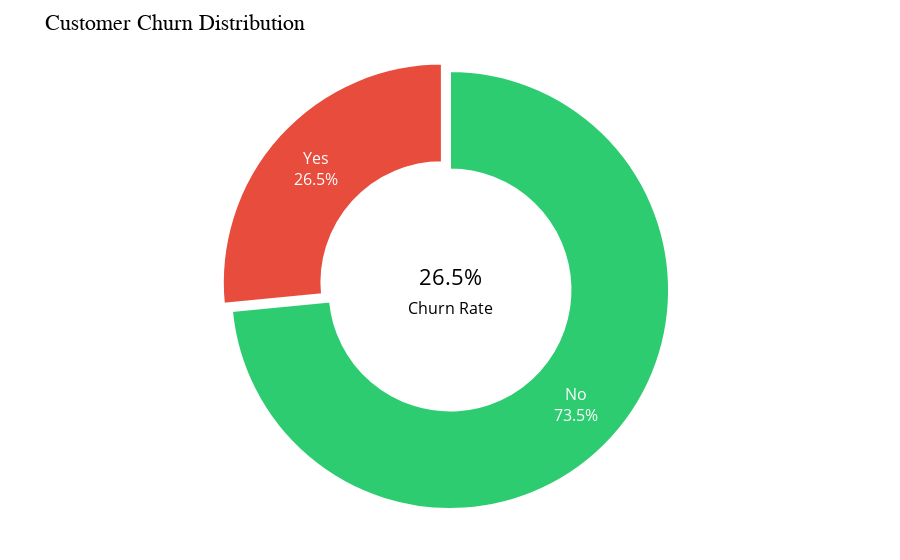

Notebook source saved alongside this figure:
### Markdown cell above
## Overall Churn Rate

### Code cell
# Prepare churn data
churn_counts = df["Churn"].value_counts()
labels = churn_counts.index.astype(str)
values = churn_counts.values
colors = ["#2ecc71", "#e74c3c"]
churn_rate = round((churn_counts.get("Yes", 0) / churn_counts.sum()) * 100, 1)

# Create donut chart
fig = go.Figure(go.Pie(
    labels=labels,
    values=values,
    hole=0.55,
    marker=dict(colors=colors, line=dict(color="white", width=2)),
    textinfo="percent+label",
    textfont=dict(size=16, color="white"),
    pull=[0, 0.05],
    hovertemplate="<b>%{label}</b><br>Customers: %{value}<br>Share: %{percent}<extra></extra>"
))

# Customize layout
fig.update_layout(
    title="Customer Churn Distribution",
    title_font=dict(size=22, family="Arial", color="black"),
    annotations=[
        dict(
            text=f"{churn_rate}%<br><span style='font-size:16px;'>Churn Rate</span>",
            x=0.5, y=0.5, showarrow=False,
            font=dict(size=22, color="black"),
            align="center"
        )
    ],
    showlegend=False,
    margin=dict(l=40, r=40, t=60, b=40),
    paper_bgcolor="white",
    plot_bgcolor="white"
)

fig.show()

### Figure 1 — Plotly figure (JSON) as saved in the notebook; plotly's stock layout.template omitted (floating-point values rounded to 4 significant figures)
{"data": [{"hole": 0.55, "hovertemplate": "<b>%{label}</b><br>Customers: %{value}<br>Share: %{percent}<extra></extra>", "labels": ["No", "Yes"], "marker": {"colors": ["#2ecc71", "#e74c3c"], "line": {"color": "white", "width": 2}}, "pull": [0, 0.05], "textfont": {"color": "white", "size": 16}, "textinfo": "percent+label", "type": "pie", "values": [5174, 1869]}], "layout": {"annotations": [{"align": "center", "font": {"color": "black", "size": 22}, "showarrow": false, "text": "26.5%<br><span style='font-size:16px;'>Churn Rate</span>", "x": 0.5, "y": 0.5}], "margin": {"b": 40, "l": 40, "r": 40, "t": 60}, "paper_bgcolor": "white", "plot_bgcolor": "white", "showlegend": false, "title": {"font": {"color": "black", "family": "Arial", "size": 22}, "text": "Customer Churn Distribution"}}}
